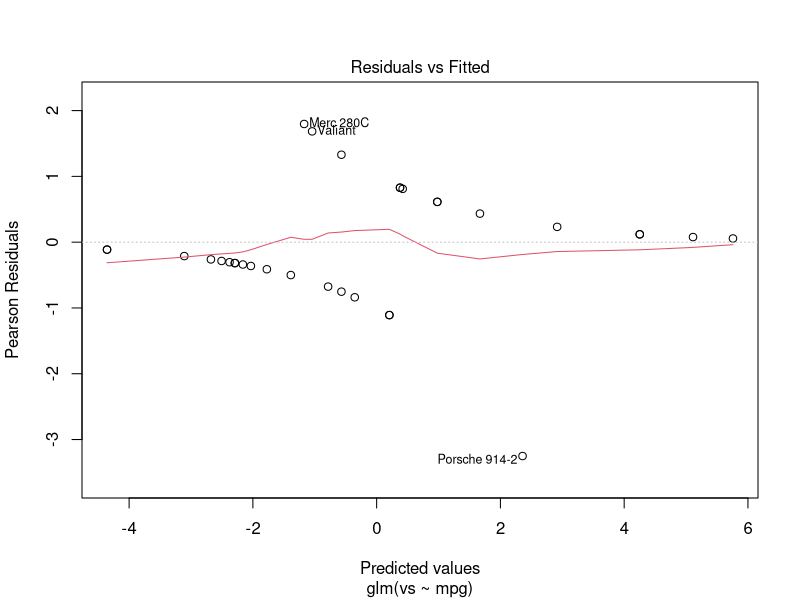
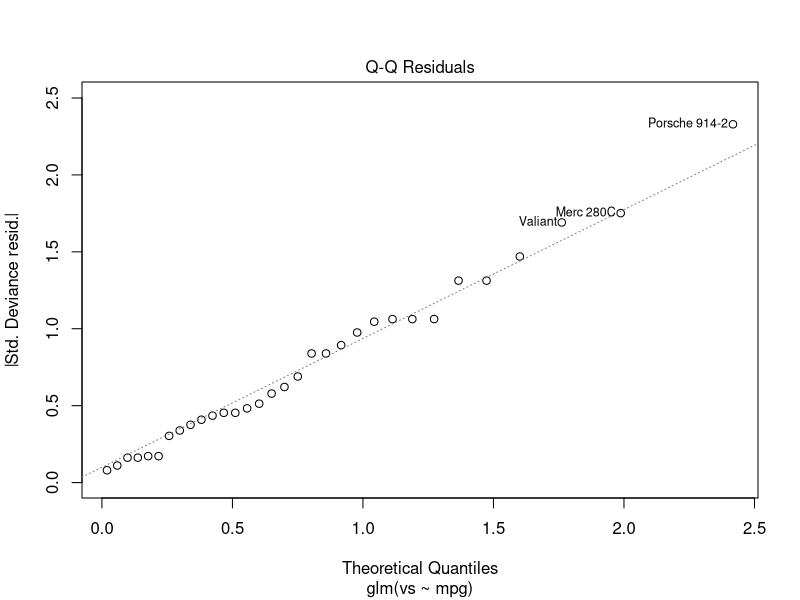
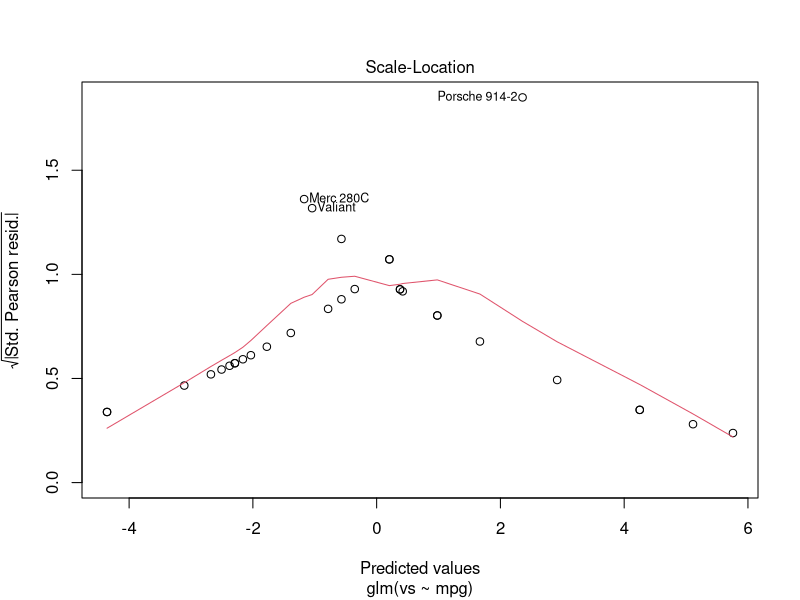
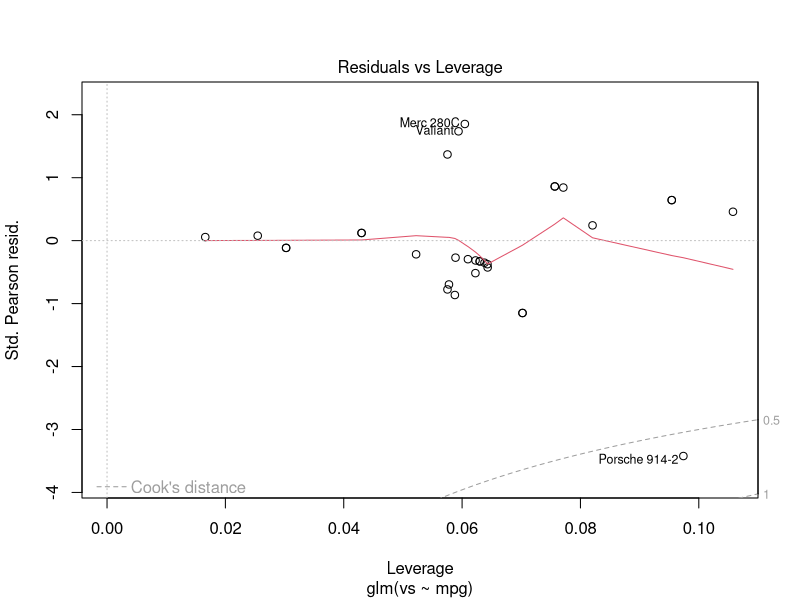
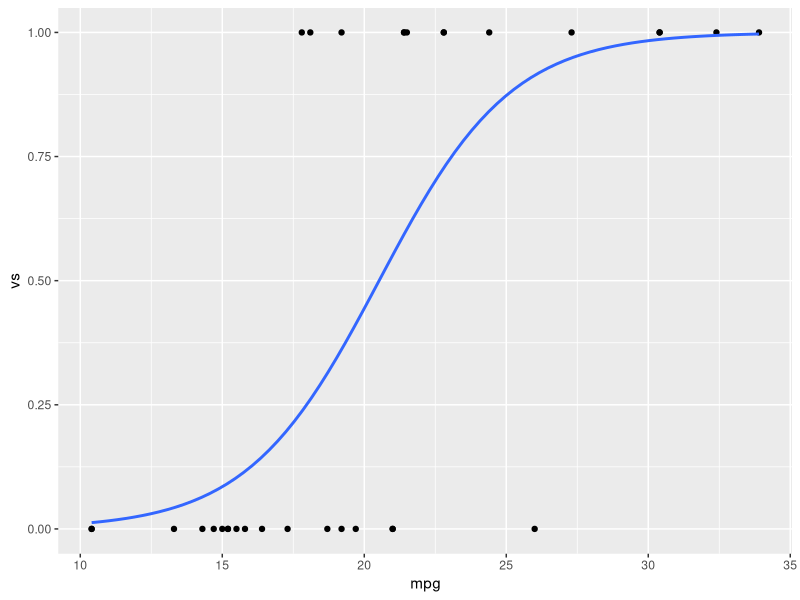

Write the R code that produced these figures, in order.
## ---- chunk 1

data(mtcars)
head(mtcars)

mod1 <- glm(vs ~ mpg, data=mtcars, family=binomial)
summary(mod1)

plot(mod1)

library(ggplot2)
ggplot(mtcars, aes(x=mpg, y=vs)) + 
  geom_point() +
  stat_smooth(method="glm", method.args=list(family="binomial"), se=FALSE)

mod2 <- glm(vs ~ am, data=mtcars, family=binomial)
summary(mod2)

mod3 <- glm(vs ~ mpg + am, data=mtcars, family=binomial)
summary(mod3)

mod4 <- glm(vs ~ mpg + am, data=mtcars, family=binomial(link="probit"))
summary(mod4)

mod5 <- lm(vs ~ mpg + am, data=mtcars)
summary(mod5)

